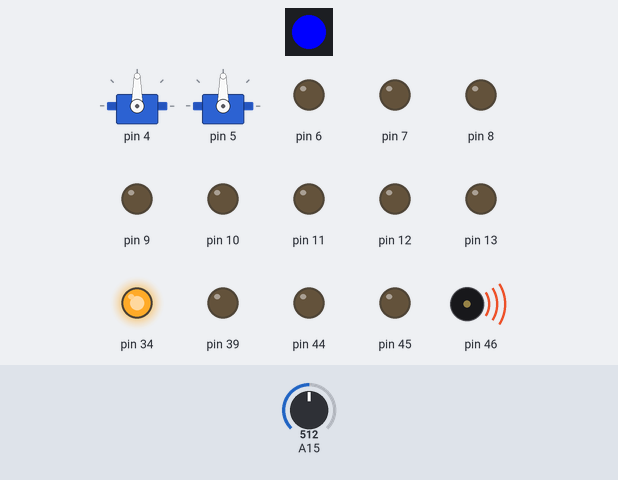
A program run on a simulated Arduino Mega 2560, built with avr-gcc and run on an emulated ATmega2560. Parts: 1 RGB LEDs in strip order, left to right, 2 × servo, output pins drawn as LEDs (lit = HIGH), buzzer (waves = sounding). The inputs (shaded band) are chosen by the test bench; at power-on: A15 = 512.

Above: at 1.48 s.
At 1.99 s:
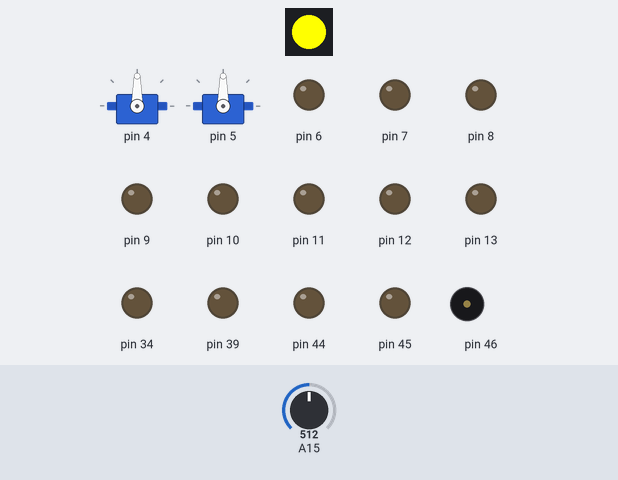
At 3.47 s:
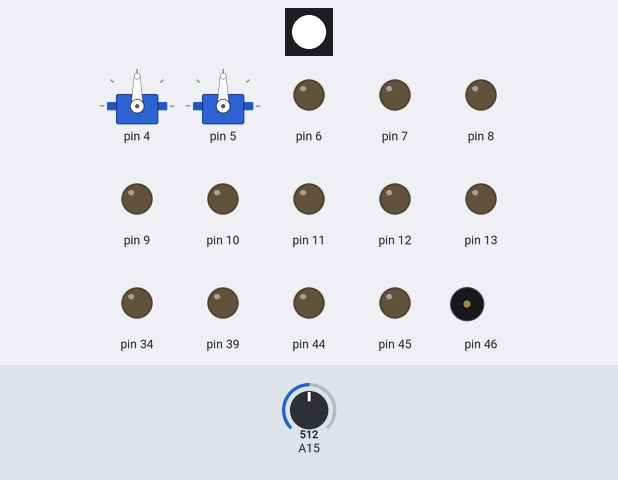
Timing chart, 0 to 40.0 s (numbered marks = the images above):
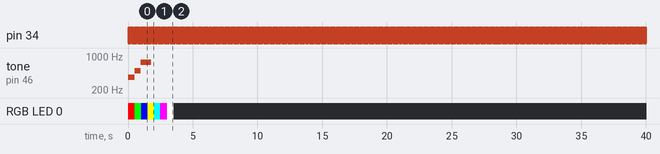

Measured:
- by itself, pin 34: alternates HIGH for 0.05 s and LOW for 0.05 s
- by itself, tone on pin 46: silent → 370 Hz at 0.00 s, → 494 Hz 0.50 s later, → 740 Hz 0.50 s later, → silent 0.80 s later
- by itself, RGB LED 0: off → RGB(255, 0, 0) at 0.00 s, → RGB(0, 255, 0) 0.50 s later, → RGB(0, 0, 255) 0.51 s later, → RGB(255, 255, 0) 0.51 s later, … (8 changes in this stretch)

The program:

main.cpp
```cpp
// //How to manipulate digitalOutputs
// //https://robocrc.atlassian.net/wiki/spaces/AR/pages/554270747/SetDigitalOutput

// //How to access the state of the controller buttons
// //https://robocrc.atlassian.net/wiki/spaces/AR/pages/560464350/CrcLib+How+to+access+the+remote+controller+buttons
// #include <CrcLib.h>
// #include <Encoder.h>

// int joystickLeftX;
// int joystickLeftY;
// int joystickRightX;
// int joystickRightY;

// bool boutonB = false;
// bool boutonL1 = false;
// bool boutonX = false;

// volatile int encoder = 0;


// // Encoder myEnc(CRC_DIG_2 , CRC_DIG_4 );
// Encoder myEnc(2,3);

// // void count() {
// //   encoder += 1;
// //   Serial.println(encoder);
// // }


// void initialistaionCrc(){

//   CrcLib::Initialize();
//   // CrcLib::SetDigitalPinMode(CRC_DIG_1, INPUT);
//   CrcLib::InitializePwmOutput(CRC_PWM_1);
//   CrcLib::InitializePwmOutput(CRC_PWM_2);


// }
// void lectureManette() {


//   joystickLeftY  = CrcLib::ReadAnalogChannel(ANALOG::JOYSTICK1_Y);
//   joystickLeftX  = CrcLib::ReadAnalogChannel(ANALOG::JOYSTICK1_Y);


//   joystickRightY = CrcLib::ReadAnalogChannel(ANALOG::JOYSTICK2_Y);
//   joystickRightX = CrcLib::ReadAnalogChannel(ANALOG::JOYSTICK2_Y);

//   boutonB = CrcLib::ReadDigitalChannel(BUTTON::COLORS_RIGHT);
//   boutonX = CrcLib::ReadDigitalChannel(BUTTON::COLORS_DOWN);
//   boutonL1= CrcLib::ReadDigitalChannel(BUTTON::R1);

// }


// void bougerRobot() {

//   CrcLib::MoveTank(joystickLeftY, joystickRightY, CRC_PWM_1, CRC_PWM_2);  //Front~Back

//   CrcLib::MoveTank(joystickLeftX, joystickRightX, CRC_PWM_2, CRC_PWM_1);  //Left~Right

// }

// // void lift() {

// //   if (bouton){

// //     if(/*encodeur*/ <= /*valeur*/){ //direction needed

// //       CrcLib::SetPwmOutput(CRC_PWM_3,127);

// //     }else {
// //       CrcLib::SetPwmOutput(CRC_PWM_3,1);
// //     }


// //   }else {

// //     CrcLib::SetPwmOutput(CRC_PWM_3,0);
// //     valuerEnco = 0 ;
// //   }

// // }

// // void lanceur(){

// //   if (butonX){

// //     CrcLib::SetPwmOutput(CRC_PWM_3,127); // wait 500ms before stop?
// //     //2 motors ?

// //   }

// // }

// void kriby(){


// }

// void setup() {

//   Serial.begin(9600);

//   initialistaionCrc();


//   //Set up DIO Port 1 as an Output

//   //CrcLib::SetDigitalPinMode(CRC_ENCO_A, INPUT);

//   //CrcLib::SetDigitalPinMode(CRC_ENCO_B,INPUT);
//   //pinMode(3, INPUT);
//   //attachInterrupt(digitalPinToInterrupt(CRC_ENCO_A), count, CHANGE);


//   /*
//     The rest of your setup code
//     ...
//      */
// }
// long position = -999;

// void loop() {


//   CrcLib::Update();


//   lectureManette();

//   bougerRobot();
//   //Serial.println(myEnc.read));
//   //Serial.println(encoder);
//   // int ChA = CrcLib::GetDigitalInput(CRC_DIG_1);
//   // Serial.println(ChA);
//   // int ChB = CrcLib::GetDigitalInput(CRC_DIG_2);
//   // Serial.println(ChB);
//   //Check Green Triangle button state (on a ps3 controller)
//   // if (CrcLib::ReadDigitalChannel(BUTTON::COLORS_UP) == HIGH)  //Button is pressed
//   // {
//   //   CrcLib::SetDigitalOutput(CRC_DIG_1, LOW);  //Output 0V on pin
//   //   CrcLib::SetPwmOutput(CRC_PWM_1, 127);
//   // }


//   //Button is not pressed
//   //Serial.println("JOYSTICK1_Y : "+String(joyL));
//   //CrcLib::SetDigitalOutput(CRC_DIG_1, HIGH);              //Output 5V on pin


//   //Button is not pressed
//   // int lol = CrcLib::GetDigitalInput(CRC_ENCO_A);
//   // Serial.println(lol);
//   volatile long newPos = myEnc.read();
//   //Serial.println(newPos);
//   // volatile int position = 0;
//   // volatile int i;

//     if (newPos != position) {
//       position = newPos;

//       // i++;
//       Serial.println(position);
//       //Serial.println("lj  I : "+ String(i)  );
//     }

//   /*
//     The rest of your looping code
//     ...
//     */
// }
```

main.cpp
```cpp
 #include <XBee.h>
 #include <CrcLib.h>
 #include "CrcRemoteState.h"

// bool btnValue;
// byte joyL = 0;
// uint8_t JOYSTICK1_X;

void setup()
{
  CrcLib::Initialize();

  CrcLib::InitializePwmOutput(CRC_PWM_1);
  CrcLib::InitializePwmOutput(CRC_PWM_2);

  Serial.begin(115200); // Open the serial Monitor at a 2000000 baud rate

  /*
    The rest of your setup code
    ...
     */
}
void loop()
{
  CrcLib::Update();

  uint8_t joy1_Y = map(CrcLib::ReadAnalogChannel(ANALOG::JOYSTICK1_Y), -128,127,-63,63);
  uint8_t joy1_X = map(CrcLib::ReadAnalogChannel(ANALOG::JOYSTICK1_X), -128,127,-63,63);

  // y = map(x, 1, 50, 50, 1);
  // map(value, fromLow, fromHigh, toLow, toHigh)
  // JOYSTICK1_Y = map(ANALOG::JOYSTICK1_Y,-127,126,-63,63);
  // JOYSTICK1_X = map(ANALOG::JOYSTICK1_X,-127,126,-63,63);

  if (!CrcLib::IsCommValid())
  {
    CrcLib::MoveTank(0, 0, CRC_PWM_1, CRC_PWM_2);

  }
  else
  {
    CrcLib::MoveTank(joy1_X, joy1_Y, CRC_PWM_1, CRC_PWM_2);
  }
  // CrcLib::SetPwmOutput(CRC_PWM_1, joyL);

  // btnValue = CrcLib::ReadDigitalChannel(BUTTON::COLORS_LEFT);
  //  Serial.print(" JOYSTICKLX : " + String(joyL) + "   ");
  //  Serial.print("BOUTONX : " + String(btnValue));
  //  Serial.println();

  /*
    The rest of your looping code
    ...
    */
}
```
